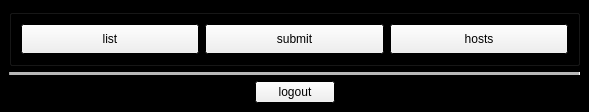
<?xml version="1.0" encoding="UTF-8"?>
<ui version="4.0">
 <class>MainWindow</class>
 <widget class="QMainWindow" name="MainWindow">
  <property name="geometry">
   <rect>
    <x>0</x>
    <y>0</y>
    <width>589</width>
    <height>112</height>
   </rect>
  </property>
  <property name="sizePolicy">
   <sizepolicy hsizetype="MinimumExpanding" vsizetype="Maximum">
    <horstretch>0</horstretch>
    <verstretch>0</verstretch>
   </sizepolicy>
  </property>
  <property name="palette">
   <palette>
    <active>
     <colorrole role="Base">
      <brush brushstyle="SolidPattern">
       <color alpha="255">
        <red>255</red>
        <green>255</green>
        <blue>255</blue>
       </color>
      </brush>
     </colorrole>
     <colorrole role="Window">
      <brush brushstyle="SolidPattern">
       <color alpha="255">
        <red>0</red>
        <green>0</green>
        <blue>0</blue>
       </color>
      </brush>
     </colorrole>
    </active>
    <inactive>
     <colorrole role="Base">
      <brush brushstyle="SolidPattern">
       <color alpha="255">
        <red>255</red>
        <green>255</green>
        <blue>255</blue>
       </color>
      </brush>
     </colorrole>
     <colorrole role="Window">
      <brush brushstyle="SolidPattern">
       <color alpha="255">
        <red>0</red>
        <green>0</green>
        <blue>0</blue>
       </color>
      </brush>
     </colorrole>
    </inactive>
    <disabled>
     <colorrole role="Base">
      <brush brushstyle="SolidPattern">
       <color alpha="255">
        <red>0</red>
        <green>0</green>
        <blue>0</blue>
       </color>
      </brush>
     </colorrole>
     <colorrole role="Window">
      <brush brushstyle="SolidPattern">
       <color alpha="255">
        <red>0</red>
        <green>0</green>
        <blue>0</blue>
       </color>
      </brush>
     </colorrole>
    </disabled>
   </palette>
  </property>
  <property name="windowTitle">
   <string>Rbhus Render Management</string>
  </property>
  <property name="documentMode">
   <bool>false</bool>
  </property>
  <property name="tabShape">
   <enum>QTabWidget::Rounded</enum>
  </property>
  <widget class="QWidget" name="centralwidget">
   <layout class="QGridLayout" name="gridLayout">
    <item row="0" column="0" colspan="3">
     <widget class="QGroupBox" name="groupBox">
      <property name="title">
       <string/>
      </property>
      <layout class="QGridLayout" name="gridLayout_2">
       <item row="0" column="0">
        <widget class="QPushButton" name="pushList">
         <property name="sizePolicy">
          <sizepolicy hsizetype="Minimum" vsizetype="Expanding">
           <horstretch>0</horstretch>
           <verstretch>0</verstretch>
          </sizepolicy>
         </property>
         <property name="font">
          <font>
           <weight>50</weight>
           <bold>false</bold>
          </font>
         </property>
         <property name="mouseTracking">
          <bool>false</bool>
         </property>
         <property name="autoFillBackground">
          <bool>false</bool>
         </property>
         <property name="text">
          <string>list</string>
         </property>
         <property name="checkable">
          <bool>false</bool>
         </property>
         <property name="autoDefault">
          <bool>false</bool>
         </property>
         <property name="default">
          <bool>false</bool>
         </property>
         <property name="flat">
          <bool>false</bool>
         </property>
        </widget>
       </item>
       <item row="0" column="2">
        <widget class="QPushButton" name="pushHosts">
         <property name="sizePolicy">
          <sizepolicy hsizetype="Minimum" vsizetype="Expanding">
           <horstretch>0</horstretch>
           <verstretch>0</verstretch>
          </sizepolicy>
         </property>
         <property name="text">
          <string>hosts</string>
         </property>
        </widget>
       </item>
       <item row="0" column="1">
        <widget class="QPushButton" name="pushSubmit">
         <property name="sizePolicy">
          <sizepolicy hsizetype="Minimum" vsizetype="Expanding">
           <horstretch>0</horstretch>
           <verstretch>0</verstretch>
          </sizepolicy>
         </property>
         <property name="text">
          <string>submit</string>
         </property>
        </widget>
       </item>
      </layout>
     </widget>
    </item>
    <item row="2" column="1">
     <widget class="QPushButton" name="pushLogout">
      <property name="text">
       <string>logout</string>
      </property>
     </widget>
    </item>
    <item row="2" column="0">
     <spacer name="horizontalSpacer">
      <property name="orientation">
       <enum>Qt::Horizontal</enum>
      </property>
      <property name="sizeHint" stdset="0">
       <size>
        <width>40</width>
        <height>20</height>
       </size>
      </property>
     </spacer>
    </item>
    <item row="2" column="2">
     <spacer name="horizontalSpacer_2">
      <property name="orientation">
       <enum>Qt::Horizontal</enum>
      </property>
      <property name="sizeHint" stdset="0">
       <size>
        <width>40</width>
        <height>20</height>
       </size>
      </property>
     </spacer>
    </item>
    <item row="1" column="0" colspan="3">
     <widget class="Line" name="line">
      <property name="enabled">
       <bool>true</bool>
      </property>
      <property name="frameShadow">
       <enum>QFrame::Sunken</enum>
      </property>
      <property name="lineWidth">
       <number>1</number>
      </property>
      <property name="midLineWidth">
       <number>3</number>
      </property>
      <property name="orientation">
       <enum>Qt::Horizontal</enum>
      </property>
     </widget>
    </item>
   </layout>
  </widget>
 </widget>
 <resources/>
 <connections/>
</ui>
